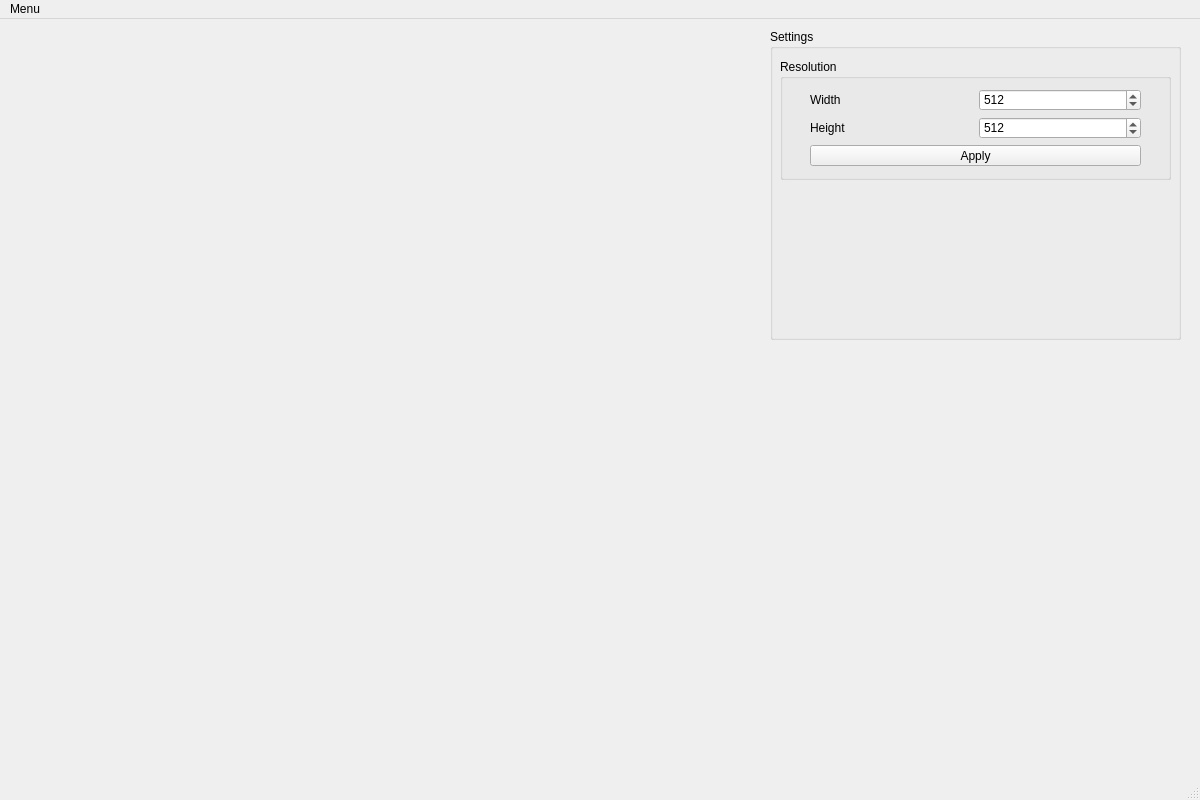
<?xml version="1.0" encoding="UTF-8"?>
<ui version="4.0">
 <class>MainWindow</class>
 <widget class="QMainWindow" name="MainWindow">
  <property name="geometry">
   <rect>
    <x>0</x>
    <y>0</y>
    <width>1200</width>
    <height>800</height>
   </rect>
  </property>
  <property name="baseSize">
   <size>
    <width>0</width>
    <height>0</height>
   </size>
  </property>
  <property name="windowTitle">
   <string>Fluidity v1.0</string>
  </property>
  <property name="windowOpacity">
   <double>1.000000000000000</double>
  </property>
  <property name="autoFillBackground">
   <bool>false</bool>
  </property>
  <widget class="QWidget" name="centralwidget">
   <widget class="QFrame" name="frame">
    <property name="geometry">
     <rect>
      <x>10</x>
      <y>10</y>
      <width>740</width>
      <height>740</height>
     </rect>
    </property>
    <property name="frameShape">
     <enum>QFrame::NoFrame</enum>
    </property>
    <property name="frameShadow">
     <enum>QFrame::Raised</enum>
    </property>
    <widget class="QWidget" name="wdg_GLViewport" native="true">
     <property name="enabled">
      <bool>true</bool>
     </property>
     <property name="geometry">
      <rect>
       <x>10</x>
       <y>10</y>
       <width>721</width>
       <height>721</height>
      </rect>
     </property>
     <property name="minimumSize">
      <size>
       <width>0</width>
       <height>0</height>
      </size>
     </property>
     <property name="baseSize">
      <size>
       <width>0</width>
       <height>0</height>
      </size>
     </property>
     <property name="cursor">
      <cursorShape>CrossCursor</cursorShape>
     </property>
    </widget>
   </widget>
   <widget class="QGroupBox" name="groupBox">
    <property name="geometry">
     <rect>
      <x>770</x>
      <y>10</y>
      <width>411</width>
      <height>311</height>
     </rect>
    </property>
    <property name="title">
     <string>Settings</string>
    </property>
    <widget class="QGroupBox" name="groupBox_2">
     <property name="geometry">
      <rect>
       <x>10</x>
       <y>30</y>
       <width>391</width>
       <height>121</height>
      </rect>
     </property>
     <property name="title">
      <string>Resolution</string>
     </property>
     <widget class="QWidget" name="layoutWidget">
      <property name="geometry">
       <rect>
        <x>30</x>
        <y>30</y>
        <width>331</width>
        <height>77</height>
       </rect>
      </property>
      <layout class="QGridLayout" name="gridLayout">
       <item row="1" column="0">
        <widget class="QLabel" name="label_2">
         <property name="text">
          <string>Height</string>
         </property>
        </widget>
       </item>
       <item row="0" column="0">
        <widget class="QLabel" name="label">
         <property name="text">
          <string>Width</string>
         </property>
        </widget>
       </item>
       <item row="0" column="1">
        <widget class="QSpinBox" name="spinBox_2">
         <property name="minimum">
          <number>64</number>
         </property>
         <property name="maximum">
          <number>9999</number>
         </property>
         <property name="value">
          <number>512</number>
         </property>
        </widget>
       </item>
       <item row="1" column="1">
        <widget class="QSpinBox" name="spinBox">
         <property name="minimum">
          <number>64</number>
         </property>
         <property name="maximum">
          <number>9999</number>
         </property>
         <property name="value">
          <number>512</number>
         </property>
        </widget>
       </item>
       <item row="2" column="0" colspan="2">
        <widget class="QPushButton" name="btn_Button0">
         <property name="text">
          <string>Apply</string>
         </property>
        </widget>
       </item>
      </layout>
     </widget>
    </widget>
   </widget>
  </widget>
  <widget class="QMenuBar" name="menubar">
   <property name="geometry">
    <rect>
     <x>0</x>
     <y>0</y>
     <width>1200</width>
     <height>21</height>
    </rect>
   </property>
   <widget class="QMenu" name="menuMenu">
    <property name="title">
     <string>Menu</string>
    </property>
   </widget>
   <addaction name="menuMenu"/>
  </widget>
  <widget class="QStatusBar" name="statusbar"/>
 </widget>
 <resources/>
 <connections/>
</ui>
